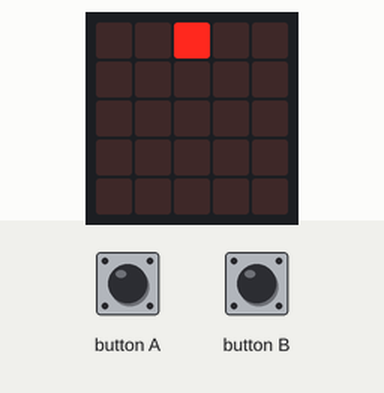
Recording of a program running on a simulated BBC micro:bit (MakeCode). Parts: the board's 5×5 LED display. The inputs (shaded band) are chosen by the test bench.

Above: at 1.2 s.
1.3 s: button A pressed for 0.15 s
At 1.7 s:
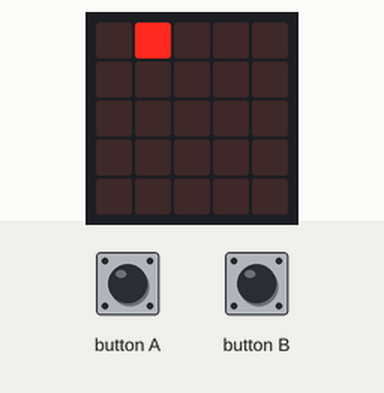
2.9 s: button A pressed for 0.15 s
At 4.1 s:
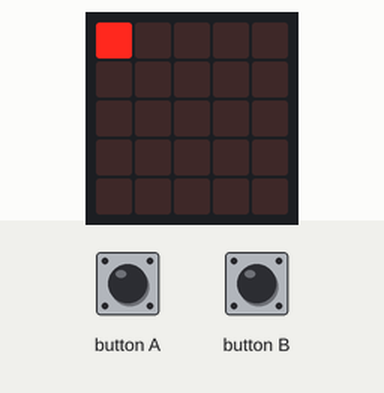
4.5 s: button B pressed for 0.15 s
At 5.4 s:
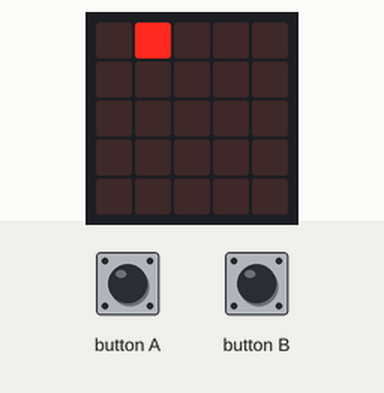
6.1 s: button B pressed 5 times (0.12 s each, 0.3 s apart)
At 8.7 s:
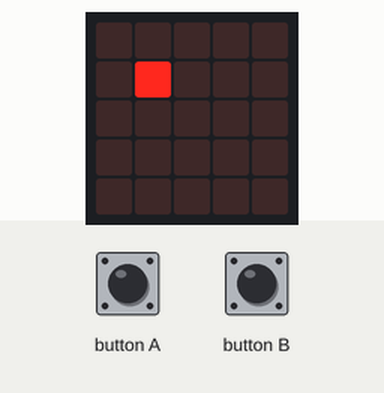
9.1 s: button B pressed for 0.15 s
At 10.1 s:
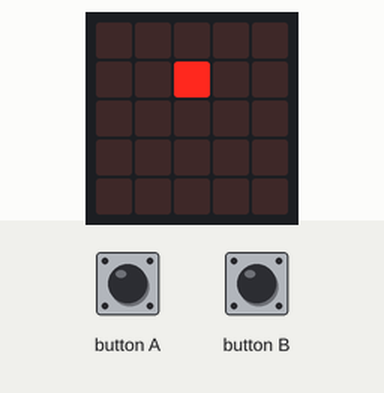
10.7 s: button B pressed for 0.15 s
At 11.3 s:
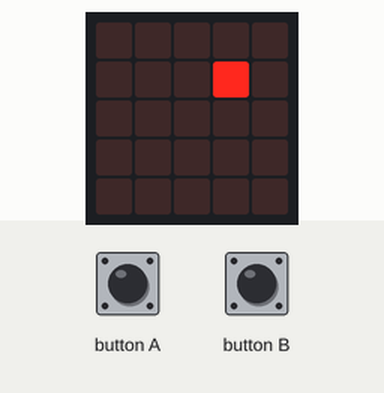
Timing chart, 0 to 13.3 s (numbered marks = the images above; inputs shaded):
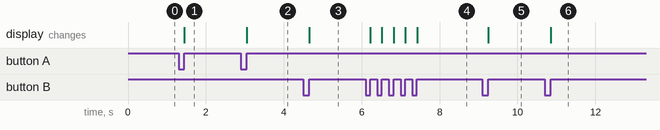

The program:

main.ts
```typescript
input.onButtonPressed(Button.A, function () {
    if (x > 0) {
        led.unplot(x, y)
        x += -1
        led.plot(x, y)
        if (x == -1) {
            led.unplot(x, y)
            y += 1
            x = 0
            led.plot(x, y)
        }
    }
})
input.onButtonPressed(Button.B, function () {
    if (x <= 4) {
        led.unplot(x, y)
        x += 1
        led.plot(x, y)
    }
    if (x == 5) {
        led.unplot(x, y)
        y += 1
        x = 0
        led.plot(x, y)
    }
})
let y = 0
let x = 0
x = 2
y = 0
led.plot(x, y)
basic.forever(function () {
    if (x == 5 && y == 5) {
        x = 0
        y = 0
    }
    if (x == -1 && y == -1) {
        x = 4
        y = 4
    }
})
```

test.ts
```typescript
// les tests vont ici ; cela ne sera pas compilé si ce paquet est utilisé en tant qu'extension.
```

Measured:
- after the input at 1.3 s, the display: changes after 0.15 s (image 1)
- after the input at 2.9 s, the display: changes after 0.15 s (image 2)
- after the input at 4.5 s, the display: changes after 0.15 s (image 3)
- after the input at 6.1 s, the display: first changes after 0.12 s (image 4 shows a later state)
- after the input at 9.1 s, the display: changes after 0.15 s (image 5)
- after the input at 10.7 s, the display: changes after 0.15 s (image 6)
